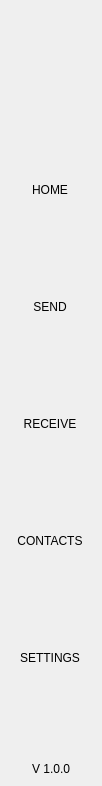
<?xml version="1.0" encoding="UTF-8"?>
<ui version="4.0">
 <class>NavMenuWidget</class>
 <widget class="QWidget" name="NavMenuWidget">
  <property name="geometry">
   <rect>
    <x>0</x>
    <y>0</y>
    <width>102</width>
    <height>786</height>
   </rect>
  </property>
  <property name="windowTitle">
   <string>Form</string>
  </property>
  <property name="styleSheet">
   <string notr="true">padding:0px;
border:none;
margin:0px;</string>
  </property>
  <layout class="QVBoxLayout" name="verticalLayout">
   <property name="spacing">
    <number>0</number>
   </property>
   <property name="leftMargin">
    <number>0</number>
   </property>
   <property name="topMargin">
    <number>0</number>
   </property>
   <property name="rightMargin">
    <number>0</number>
   </property>
   <property name="bottomMargin">
    <number>0</number>
   </property>
   <item>
    <widget class="QWidget" name="navContainer_2" native="true">
     <layout class="QVBoxLayout" name="navContainer" stretch="0,0,0,0">
      <property name="spacing">
       <number>0</number>
      </property>
      <property name="leftMargin">
       <number>0</number>
      </property>
      <property name="topMargin">
       <number>0</number>
      </property>
      <property name="rightMargin">
       <number>0</number>
      </property>
      <property name="bottomMargin">
       <number>10</number>
      </property>
      <item>
       <widget class="QPushButton" name="imgLogo">
        <property name="minimumSize">
         <size>
          <width>0</width>
          <height>120</height>
         </size>
        </property>
        <property name="focusPolicy">
         <enum>Qt::NoFocus</enum>
        </property>
        <property name="text">
         <string/>
        </property>
        <property name="iconSize">
         <size>
          <width>64</width>
          <height>64</height>
         </size>
        </property>
       </widget>
      </item>
      <item>
       <widget class="QScrollArea" name="scrollAreaNav">
        <property name="sizePolicy">
         <sizepolicy hsizetype="Expanding" vsizetype="Expanding">
          <horstretch>0</horstretch>
          <verstretch>0</verstretch>
         </sizepolicy>
        </property>
        <property name="minimumSize">
         <size>
          <width>0</width>
          <height>0</height>
         </size>
        </property>
        <property name="styleSheet">
         <string notr="true">QScrollBar {
height:0px;
 width:0px;
}

#scrollAreaNav{
background-color:transparent;
}</string>
        </property>
        <property name="horizontalScrollBarPolicy">
         <enum>Qt::ScrollBarAlwaysOff</enum>
        </property>
        <property name="sizeAdjustPolicy">
         <enum>QAbstractScrollArea::AdjustToContents</enum>
        </property>
        <property name="widgetResizable">
         <bool>true</bool>
        </property>
        <property name="alignment">
         <set>Qt::AlignLeading|Qt::AlignLeft|Qt::AlignTop</set>
        </property>
        <widget class="QWidget" name="scrollAreaNavVert">
         <property name="geometry">
          <rect>
           <x>0</x>
           <y>0</y>
           <width>102</width>
           <height>620</height>
          </rect>
         </property>
         <property name="sizePolicy">
          <sizepolicy hsizetype="Preferred" vsizetype="Expanding">
           <horstretch>0</horstretch>
           <verstretch>0</verstretch>
          </sizepolicy>
         </property>
         <property name="minimumSize">
          <size>
           <width>0</width>
           <height>0</height>
          </size>
         </property>
         <property name="autoFillBackground">
          <bool>false</bool>
         </property>
         <property name="styleSheet">
          <string notr="true">#scrollAreaNavVert{
background-color:transparent;
}</string>
         </property>
         <layout class="QVBoxLayout" name="verticalLayout_3">
          <property name="spacing">
           <number>0</number>
          </property>
          <property name="sizeConstraint">
           <enum>QLayout::SetDefaultConstraint</enum>
          </property>
          <property name="leftMargin">
           <number>0</number>
          </property>
          <property name="topMargin">
           <number>0</number>
          </property>
          <property name="rightMargin">
           <number>0</number>
          </property>
          <property name="bottomMargin">
           <number>0</number>
          </property>
          <item>
           <widget class="QToolButton" name="btnDashboard">
            <property name="minimumSize">
             <size>
              <width>100</width>
              <height>80</height>
             </size>
            </property>
            <property name="text">
             <string>HOME
</string>
            </property>
            <property name="iconSize">
             <size>
              <width>32</width>
              <height>32</height>
             </size>
            </property>
            <property name="checkable">
             <bool>true</bool>
            </property>
            <property name="checked">
             <bool>true</bool>
            </property>
            <property name="autoExclusive">
             <bool>true</bool>
            </property>
           </widget>
          </item>
          <item>
           <widget class="QToolButton" name="btnSend">
            <property name="minimumSize">
             <size>
              <width>100</width>
              <height>80</height>
             </size>
            </property>
            <property name="text">
             <string>SEND
</string>
            </property>
            <property name="iconSize">
             <size>
              <width>32</width>
              <height>32</height>
             </size>
            </property>
            <property name="checkable">
             <bool>true</bool>
            </property>
            <property name="autoExclusive">
             <bool>true</bool>
            </property>
           </widget>
          </item>
          <item>
           <widget class="QToolButton" name="btnReceive">
            <property name="minimumSize">
             <size>
              <width>100</width>
              <height>80</height>
             </size>
            </property>
            <property name="text">
             <string>RECEIVE
</string>
            </property>
            <property name="checkable">
             <bool>true</bool>
            </property>
            <property name="autoExclusive">
             <bool>true</bool>
            </property>
           </widget>
          </item>
          <item>
           <widget class="QToolButton" name="btnAddress">
            <property name="minimumSize">
             <size>
              <width>100</width>
              <height>80</height>
             </size>
            </property>
            <property name="text">
             <string>CONTACTS
</string>
            </property>
            <property name="iconSize">
             <size>
              <width>32</width>
              <height>32</height>
             </size>
            </property>
            <property name="checkable">
             <bool>true</bool>
            </property>
            <property name="autoExclusive">
             <bool>true</bool>
            </property>
           </widget>
          </item>
          <item>
           <widget class="QToolButton" name="btnSettings">
            <property name="minimumSize">
             <size>
              <width>100</width>
              <height>80</height>
             </size>
            </property>
            <property name="text">
             <string>SETTINGS
</string>
            </property>
            <property name="iconSize">
             <size>
              <width>32</width>
              <height>32</height>
             </size>
            </property>
            <property name="checkable">
             <bool>true</bool>
            </property>
            <property name="autoExclusive">
             <bool>true</bool>
            </property>
           </widget>
          </item>
         </layout>
        </widget>
       </widget>
      </item>
      <item>
       <spacer name="verticalSpacer">
        <property name="orientation">
         <enum>Qt::Vertical</enum>
        </property>
        <property name="sizeType">
         <enum>QSizePolicy::Minimum</enum>
        </property>
        <property name="sizeHint" stdset="0">
         <size>
          <width>20</width>
          <height>20</height>
         </size>
        </property>
       </spacer>
      </item>
      <item alignment="Qt::AlignHCenter">
       <widget class="QLabel" name="labelVersion">
        <property name="maximumSize">
         <size>
          <width>16777215</width>
          <height>60</height>
         </size>
        </property>
        <property name="text">
         <string>V 1.0.0</string>
        </property>
        <property name="alignment">
         <set>Qt::AlignBottom|Qt::AlignHCenter</set>
        </property>
       </widget>
      </item>
     </layout>
    </widget>
   </item>
  </layout>
 </widget>
 <resources/>
 <connections/>
</ui>
